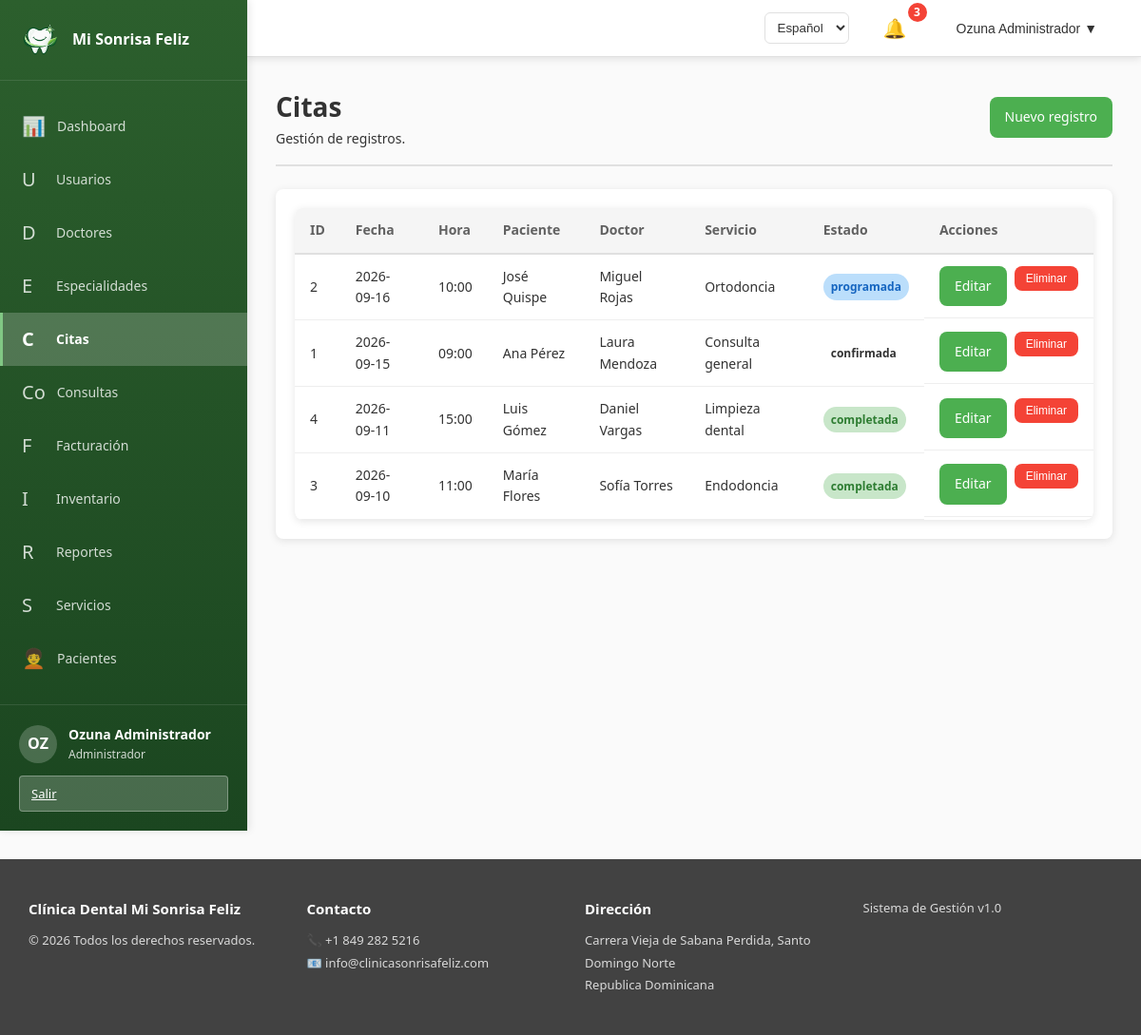
/pages/citas.php (signed in), run on the app's committed database.
### tables this page shows
CREATE TABLE IF NOT EXISTS citas (
 id_cita INT AUTO_INCREMENT PRIMARY KEY, id_paciente INT NOT NULL, id_doctor INT NOT NULL, id_servicio INT NOT NULL,
 fecha_cita DATE NOT NULL, hora_cita TIME NOT NULL, estado_cita ENUM('programada','confirmada','completada','cancelada','no_asistio') DEFAULT 'programada',
 notas TEXT, fecha_creacion TIMESTAMP DEFAULT CURRENT_TIMESTAMP,
 CONSTRAINT fk_cita_paciente FOREIGN KEY(id_paciente) REFERENCES pacientes(id_paciente),
 CONSTRAINT fk_cita_doctor FOREIGN KEY(id_doctor) REFERENCES doctores(id_doctor),
 CONSTRAINT fk_cita_servicio FOREIGN KEY(id_servicio) REFERENCES servicios(id_servicio),
 UNIQUE KEY uq_cita_doctor_hora(id_doctor,fecha_cita,hora_cita)
);

CREATE TABLE IF NOT EXISTS servicios (
 id_servicio INT AUTO_INCREMENT PRIMARY KEY, nombre_servicio VARCHAR(120) NOT NULL UNIQUE,
 descripcion TEXT, costo_servicio DECIMAL(10,2) NOT NULL, duracion_minutos SMALLINT UNSIGNED,
 estado ENUM('activo','inactivo') DEFAULT 'activo', fecha_creacion TIMESTAMP DEFAULT CURRENT_TIMESTAMP
);

### pages/citas.php (called while the page is built, shortened)
<?php
require_once __DIR__ . '/../config/database.php';
$module = 'citas';
require_once __DIR__ . '/../includes/module_view.php';

### config/database.php (called while the page is built, shortened)
<?php
function executeQuery($sql, $params = []) {
    $conn = $GLOBALS['db_connection'];
    if (!empty($params)) {
        $stmt = $conn->prepare($sql);
        $types = '';
        foreach ($params as $param) {
            if (is_int($param)) {
                $types .= 'i';
            } elseif (is_float($param)) {
                $types .= 'd';
            } else {
                $types .= 's';
            }
        }
        $stmt->bind_param($types, ...$params);
        return $stmt;
    } else {
        $result = $conn->query($sql);
        return $result;
    }
}
function getRecords($sql, $params = []) {
    try {
        $result = executeQuery($sql, $params);
        $records = [];
        while ($row = $result->fetch_assoc()) {
            $records[] = $row;
        }
        return $records;
    } catch (Exception $e) {
        error_log("Database Error: " . $e->getMessage());
        return [];
    }
}
?>

### includes/module_view.php (the view, shortened to what this page needs)
<?php
require_once __DIR__ . '/../config/database.php'; require_once __DIR__ . '/../config/config.php'; checkSession();
$active=['activo'=>'Activo','inactivo'=>'Inactivo'];
$selectPatient="SELECT p.id_paciente id,CONCAT(u.nombre,' ',u.apellido) label FROM pacientes p JOIN usuarios u ON u.id_usuario=p.id_usuario";
$selectDoctor="SELECT d.id_doctor id,CONCAT(u.nombre,' ',u.apellido) label FROM doctores d JOIN usuarios u ON u.id_usuario=d.id_usuario";
foreach ($modules['usuarios']['f'] as $key => $field) {
    if (($field[4] ?? '') === 'password') {
        $modules['usuarios']['f']['password_hash'] = $field;
        unset($modules['usuarios']['f'][$key]);
        break;
    }
}
$modules['usuarios']['f']['password_hash'][3] = 1;
$modules['doctores']['q'] = str_replace('experiencia_años', 'experiencia_anios', $modules['doctores']['q']);
foreach ($modules['doctores']['f'] as $key => $field) {
    if (strpos($key, 'experiencia') === 0) {
        $modules['doctores']['f']['experiencia_anios'] = $field;
        unset($modules['doctores']['f'][$key]);
        break;
    }
}
$m=$modules[$module];
$current=null;if(isset($_GET['edit']))$current=getRecord("SELECT * FROM {$m['table']} WHERE {$m['pk']}=?",[(int)$_GET['edit']]);$show=isset($_GET['new'])||$current;$rows=getRecords($m['q']);include __DIR__.'/header.php';
?>
<div class="page-header"><div><h1><?=htmlspecialchars($m['t'])?></h1><p>Gestión de registros.</p></div><a class="btn btn-primary" href="?new=1">Nuevo registro</a></div>
<section class="content-section mt-20"><?php if(!$rows):?><div class="alert alert-info">No hay registros para mostrar.</div><?php else:?><div class="table-responsive"><table class="table"><thead><tr><?php foreach(array_keys($rows[0]) as $h):?><th><?=htmlspecialchars($h)?></th><?php endforeach;?><th>Acciones</th></tr></thead><tbody><?php foreach($rows as $r):?><tr><?php foreach($r as $h=>$v):?><td><?php if(strtolower($h)==='estado'):?><span class="badge badge-<?=htmlspecialchars($v)?>"><?php endif;?><?=htmlspecialchars((string)($v??'—'))?><?php if(strtolower($h)==='estado'):?></span><?php endif;?></td><?php endforeach;?><td class="actions"><a class="btn btn-sm btn-primary" href="?edit=<?=(int)$r['ID']?>">Editar</a><form method="post" onsubmit="return confirm('¿Eliminar este registro?');"><button class="btn btn-sm btn-danger">Eliminar</button></form></td></tr><?php endforeach;?></tbody></table></div><?php endif;?></section><?php include __DIR__.'/footer.php';?>

### assets/css/style.css (style rules this page uses)
:root { --primary-color: #4CAF50; --primary-dark: #388E3C; --primary-light: #81C784; --danger-color: #f44336; --warning-color: #ff9800; --success-color: #4CAF50; --info-color: #2196F3; --gray-100: #f5f5f5; --gray-200: #eeeeee; --gray-300: #e0e0e0; --gray-400: #bdbdbd; --gray-500: #9e9e9e; --gray-600: #757575; --gray-700: #616161; --gray-800: #424242; --gray-900: #212121; --text-color: #333333; --border-radius: 8px; --box-shadow: 0 2px 8px rgba(0, 0, 0, 0.1); --box-shadow-lg: 0 4px 16px rgba(0, 0, 0, 0.15); --transition: all 0.3s ease; }
* { margin: 0; padding: 0; box-sizing: border-box; }
html, body { height: 100%; font-family: 'Segoe UI', Tahoma, Geneva, Verdana, sans-serif; font-size: 14px; line-height: 1.6; color: var(--text-color); background-color: #fafafa; }
button, .btn, a.btn { padding: 10px 16px; border: none; border-radius: var(--border-radius); font-size: 14px; font-weight: 500; cursor: pointer; transition: var(--transition); display: inline-block; text-decoration: none; text-align: center; }
.btn-primary { background-color: var(--primary-color); color: white; }
.btn-danger { background-color: var(--danger-color); color: white; }
.btn-sm { padding: 6px 12px; font-size: 12px; }
.table { width: 100%; border-collapse: collapse; background-color: white; border-radius: var(--border-radius); overflow: hidden; box-shadow: var(--box-shadow); }
.table thead { background-color: var(--gray-100); border-bottom: 2px solid var(--gray-300); }
.table th { padding: 12px 16px; text-align: left; font-weight: 600; color: var(--gray-700); }
.table td { padding: 12px 16px; border-bottom: 1px solid var(--gray-200); }
.table-responsive { overflow-x: auto; -webkit-overflow-scrolling: touch; background-color: white; border-radius: var(--border-radius); box-shadow: var(--box-shadow); }
.badge { display: inline-block; padding: 4px 8px; border-radius: 20px; font-size: 12px; font-weight: 600; }
.badge-programada { background-color: #bbdefb; color: #1565c0; }
.badge-completada { background-color: #c8e6c9; color: #2e7d32; }
.mt-20 { margin-top: 20px; }

### assets/css/dashboard.css (style rules this page uses)
:root { --primary-color: #4CAF50; --primary-dark: #388E3C; --primary-light: #81C784; --danger-color: #f44336; --warning-color: #ff9800; --success-color: #4CAF50; --sidebar-width: 260px; --sidebar-width-collapsed: 80px; --topbar-height: 60px; --text-color: #333333; --gray-100: #f5f5f5; --gray-200: #eeeeee; --gray-300: #e0e0e0; --gray-500: #9e9e9e; --gray-700: #616161; --border-radius: 8px; --box-shadow: 0 2px 8px rgba(0, 0, 0, 0.1); --box-shadow-lg: 0 4px 16px rgba(0, 0, 0, 0.15); }

### includes/module_view.php (style rules this page uses)
.page-header { display:flex;justify-content:space-between;align-items:center;margin-bottom:24px;border-bottom:2px solid var(--gray-300);padding-bottom:16px }
.content-section { background:#fff;padding:20px;border-radius:8px;box-shadow:var(--box-shadow) }
.actions { display:flex;gap:8px }
.actions form { margin:0 }

### data on the page
citas: id_cita "2", fecha_cita "2026-09-16", v "10:00", v "José Quispe", v "Miguel Rojas", id_servicio.nombre_servicio "Ortodoncia", estado_cita "programada"
citas: id_cita "1", fecha_cita "2026-09-15", v "09:00", v "Ana Pérez", v "Laura Mendoza", id_servicio.nombre_servicio "Consulta general", estado_cita "confirmada"
citas: id_cita "4", fecha_cita "2026-09-11", v "15:00", v "Luis Gómez", v "Daniel Vargas", id_servicio.nombre_servicio "Limpieza dental", estado_cita "completada"
citas: id_cita "3", fecha_cita "2026-09-10", v "11:00", v "María Flores", v "Sofía Torres", id_servicio.nombre_servicio "Endodoncia", estado_cita "completada"

### other printed values
$item['icon'] "📊"
$item['label'] "Dashboard"
$item['icon'] "U"
$item['label'] "Usuarios"
$item['icon'] "D"
$item['label'] "Doctores"
$item['icon'] "E"
$item['label'] "Especialidades"
$item['icon'] "C"
$item['label'] "Citas"
$item['icon'] "Co"
$item['label'] "Consultas"
$item['icon'] "F"
$item['label'] "Facturación"
$item['icon'] "I"
